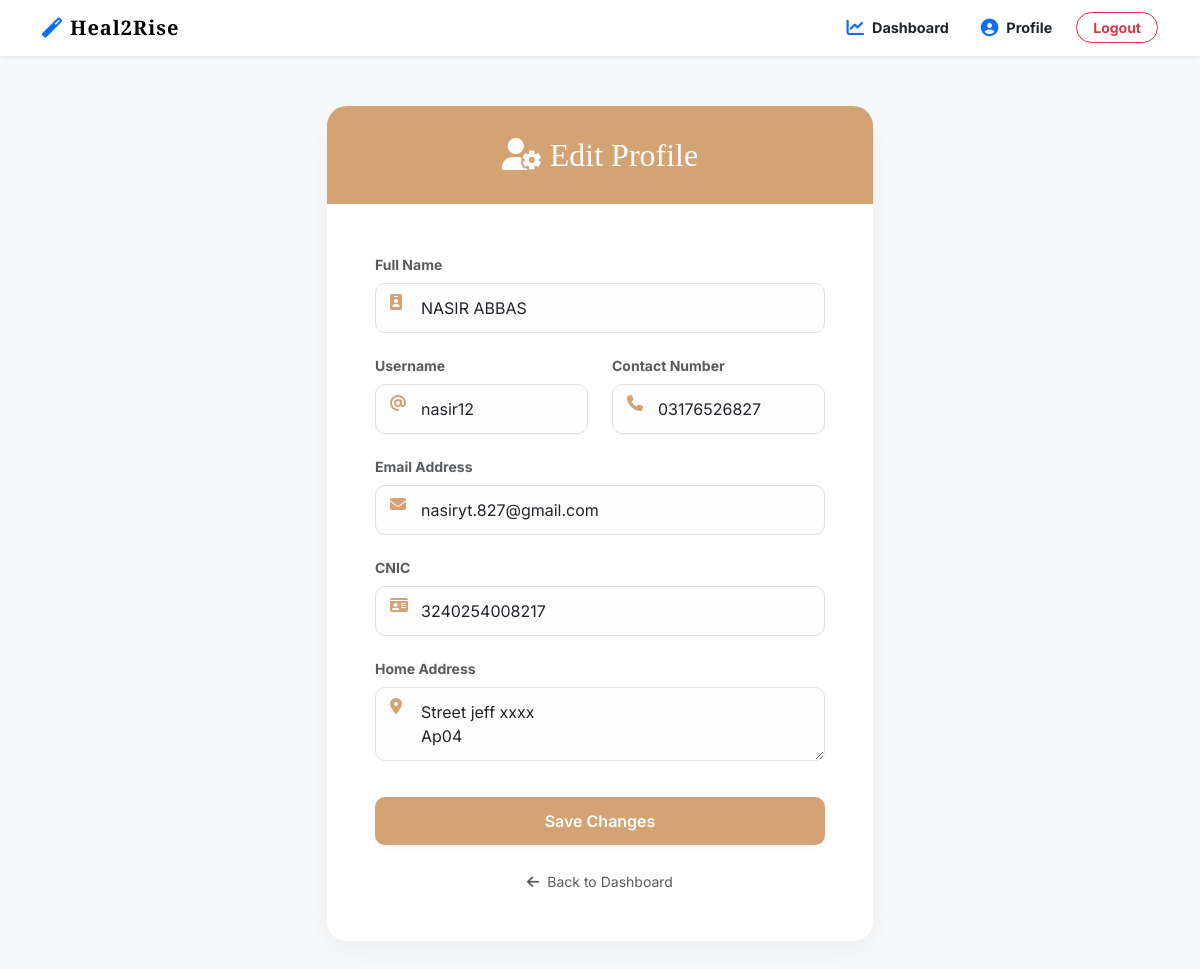
The page /update_profile.php (signed in) on the database its author committed.
### tables this page shows
CREATE TABLE `users` (
  `id` int(11) NOT NULL,
  `full_name` varchar(100) NOT NULL,
  `username` varchar(50) NOT NULL,
  `email` varchar(100) NOT NULL,
  `password` varchar(255) NOT NULL,
  `dob` date DEFAULT NULL,
  `cnic` varchar(15) DEFAULT NULL,
  `contact_number` varchar(20) DEFAULT NULL,
  `address` text DEFAULT NULL,
  `is_active` tinyint(1) DEFAULT 1,
  `created_at` timestamp NOT NULL DEFAULT current_timestamp(),
  `updated_at` timestamp NOT NULL DEFAULT current_timestamp() ON UPDATE current_timestamp()
);

### update_profile.php (the view, shortened to what this page needs)
<?php
include "config.php";
$userId = $_SESSION["id"];
$stmt = $conn->prepare("SELECT full_name, username, email, contact_number, cnic, address FROM users WHERE id = ?");
$stmt->bind_param("i", $userId);
$stmt->execute();
$result = $stmt->get_result();
$user = $result->fetch_assoc();
?>
<!DOCTYPE html>
<html lang="en">
<head>
    <link href="https://cdn.jsdelivr.net/npm/bootstrap@5.3.0/dist/css/bootstrap.min.css" rel="stylesheet">
    <link rel="stylesheet" href="https://cdnjs.cloudflare.com/ajax/libs/font-awesome/6.4.0/css/all.min.css">
    <link rel="stylesheet" href="./CSS/style.css">
</head>
<body>
<?php include('navbar.php'); ?>
<div class="profile-wrapper">
    <div class="container">
        <div class="row justify-content-center">
            <div class="col-md-8 col-lg-6">
                <div class="card profile-card">
                    <div class="profile-header">
                        <h2><i class="fas fa-user-cog me-2"></i>Edit Profile</h2>
                    </div>
                    <div class="card-body p-4 p-md-5">
                        <form method="POST">
                            <div class="input-group-custom">
                                <label class="form-label fw-bold small text-muted">Full Name</label>
                                <i class="fas fa-id-badge"></i>
                                <input type="text" name="full_name" class="form-control" value="<?= htmlspecialchars($user['full_name']) ?>" required>
                            </div>
                            <div class="row">
                                <div class="col-md-6">
                                    <div class="input-group-custom">
                                        <label class="form-label fw-bold small text-muted">Username</label>
                                        <i class="fas fa-at"></i>
                                        <input type="text" name="username" class="form-control" value="<?= htmlspecialchars($user['username']) ?>" required>
                                    </div>
                                </div>
                                <div class="col-md-6">
                                    <div class="input-group-custom">
                                        <label class="form-label fw-bold small text-muted">Contact Number</label>
                                        <i class="fas fa-phone"></i>
                                        <input type="text" name="contact_number" class="form-control" value="<?= htmlspecialchars($user['contact_number']) ?>" required>
                                    </div>
                                </div>
                            </div>
                            <div class="input-group-custom">
                                <label class="form-label fw-bold small text-muted">Email Address</label>
                                <i class="fas fa-envelope"></i>
                                <input type="email" name="email" class="form-control" value="<?= htmlspecialchars($user['email']) ?>" required>
                            </div>
                            <div class="input-group-custom">
                                <label class="form-label fw-bold small text-muted">CNIC</label>
                                <i class="fas fa-id-card"></i>
                                <input type="text" name="cnic" class="form-control" value="<?= htmlspecialchars($user['cnic']) ?>">
                            </div>
                            <div class="input-group-custom">
                                <label class="form-label fw-bold small text-muted">Home Address</label>
                                <i class="fas fa-map-marker-alt"></i>
                                <textarea name="address" class="form-control" rows="2" style="padding-left:45px;"><?= htmlspecialchars($user['address']) ?></textarea>
                            </div>
                            <button type="submit" class="btn-update shadow-sm mt-3">
                                Save Changes
                            </button>
                        </form>
                        <div class="text-center mt-4">
                            <a href="dashboard.php" class="text-decoration-none text-muted small">
                                <i class="fas fa-arrow-left me-1"></i> Back to Dashboard
                            </a>
                        </div>
                    </div>
                </div>
            </div>
        </div>
    </div>
</div>
</body>
</html>

### CSS/style.css (style rules this page uses)
:root { --primary-color: #d4a373; --accent-color: #faedcd; --text-dark: #2d2d2d; --bg-light: #fefae0; --transition: all 0.3s ease; }
body { font-family: 'Inter', sans-serif; background-color: #fafafa; color: var(--text-dark); }
h1, h2, .navbar-brand { font-family: 'Playfair Display', serif; }
.form-control { border: 1px solid #e0e0e0; padding: 12px 15px; border-radius: 10px; transition: var(--transition); }

### update_profile.php (style rules this page uses)
.profile-wrapper { background: #f8f9fa; min-height: 100vh; padding: 50px 0; }
.profile-card { background: white; border-radius: 20px; box-shadow: 0 10px 30px rgba(0,0,0,0.05); border: none; overflow: hidden; }
.profile-header { background: var(--primary-color); color: white; padding: 30px; text-align: center; }
.profile-header h2 { font-family: 'Playfair Display', serif; margin: 0; }
.input-group-custom { position: relative; margin-bottom: 20px; }
.input-group-custom i { position: absolute; left: 15px; top: 42px; color: var(--primary-color); }
.input-group-custom .form-control { padding-left: 45px; border-radius: 10px; background: #fdfdfd; }
.btn-update { background: var(--primary-color); color: white; border-radius: 10px; padding: 12px; font-weight: 600; width: 100%; border: none; transition: 0.3s; }

### rows shown on the page
users: full_name "NASIR ABBAS", username "nasir12", contact_number "03176526827", email "nasiryt.827@gmail.com", cnic "3240254008217", address "Street jeff xxxx Ap04"
